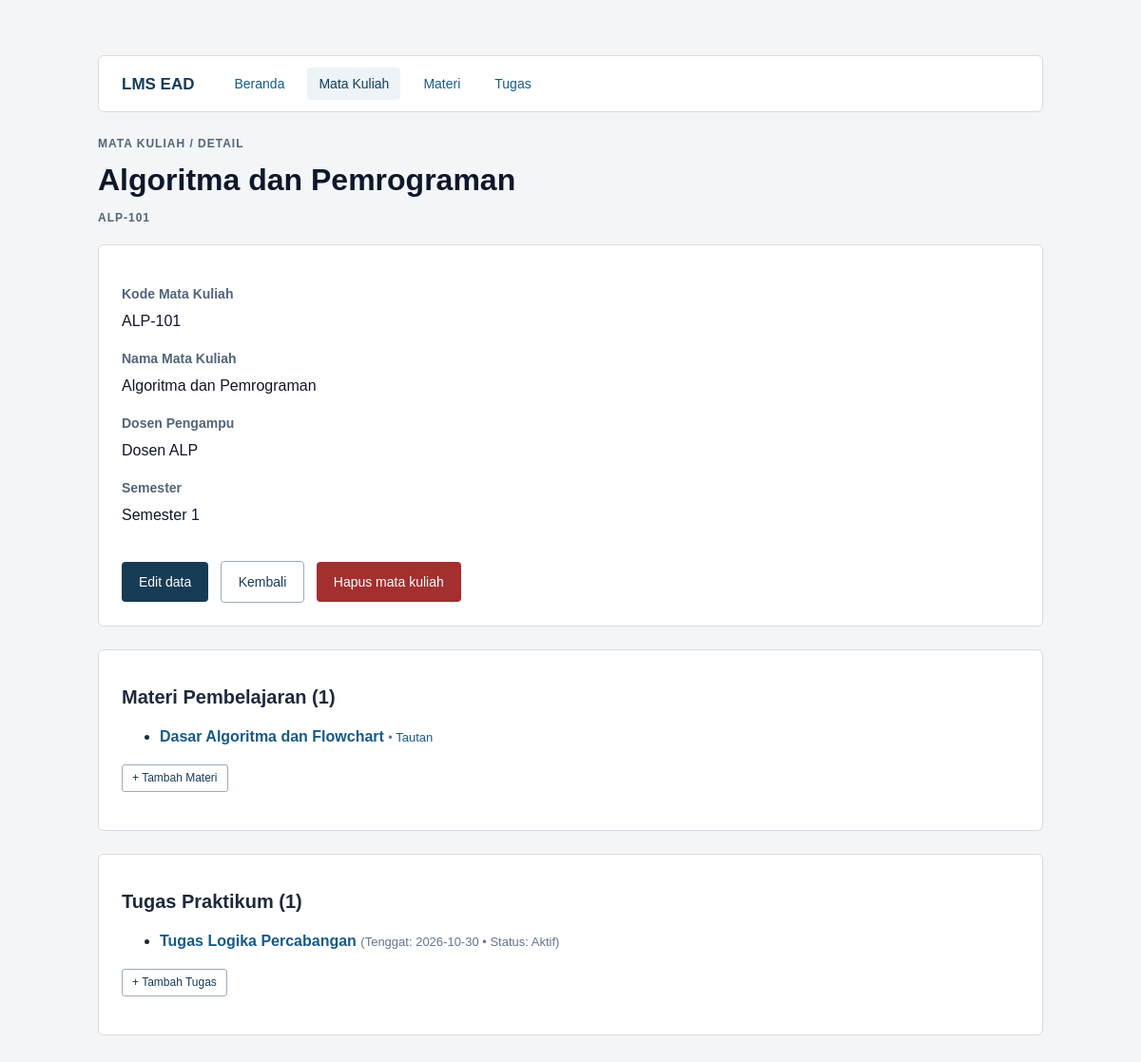
The page /detail_mata_kuliah.php?id=1 on the database its author committed.
### tables this page shows
CREATE TABLE mata_kuliah (
    id INT UNSIGNED AUTO_INCREMENT PRIMARY KEY,
    kode VARCHAR(20) NOT NULL UNIQUE,
    nama VARCHAR(100) NOT NULL,
    dosen VARCHAR(100) NOT NULL,
    semester TINYINT UNSIGNED NOT NULL
);

CREATE TABLE materi (
    id INT UNSIGNED AUTO_INCREMENT PRIMARY KEY,
    mata_kuliah_id INT UNSIGNED NOT NULL,
    judul VARCHAR(150) NOT NULL,
    isi TEXT NOT NULL,
    tautan VARCHAR(255) NOT NULL,
    FOREIGN KEY (mata_kuliah_id)
        REFERENCES mata_kuliah(id) ON DELETE RESTRICT
);

CREATE TABLE tugas (
    id INT UNSIGNED AUTO_INCREMENT PRIMARY KEY,
    mata_kuliah_id INT UNSIGNED NOT NULL,
    judul VARCHAR(150) NOT NULL,
    instruksi TEXT NOT NULL,
    tenggat DATE NOT NULL,
    status VARCHAR(20) NOT NULL,
    FOREIGN KEY (mata_kuliah_id)
        REFERENCES mata_kuliah(id) ON DELETE RESTRICT
);

### koneksi.php (called while the page is built, shortened)
<?php
function e($string) {
    return htmlspecialchars((string)$string, ENT_QUOTES, 'UTF-8');
}

### detail_mata_kuliah.php (the view, shortened to what this page needs)
<?php
require 'koneksi.php';
$id = (int) ($_GET['id'] ?? 0);
$stmt = $conn->prepare("SELECT * FROM mata_kuliah WHERE id = ?");
$stmt->bind_param('i', $id);
$stmt->execute();
$hasil = $stmt->get_result();
$mk = $hasil->fetch_assoc();
$stmt_mat = $conn->prepare("SELECT * FROM materi WHERE mata_kuliah_id = ? ORDER BY id ASC");
$stmt_mat->bind_param('i', $id);
$stmt_mat->execute();
$hasil_mat = $stmt_mat->get_result();
$stmt_tug = $conn->prepare("SELECT * FROM tugas WHERE mata_kuliah_id = ? ORDER BY id ASC");
$stmt_tug->bind_param('i', $id);
$stmt_tug->execute();
$hasil_tug = $stmt_tug->get_result();
?>
<!DOCTYPE html>
<html lang="id">
<head>
    <link rel="stylesheet" href="style.css">
</head>
<body>
<main>
    <?php require 'navbar.php'; ?>
    <p class="label">MATA KULIAH / DETAIL</p>
    <h1><?= e($mk['nama']) ?></h1>
    <p class="label"><?= e($mk['kode']) ?></p>
    <div class="kartu-detail">
        <dl>
            <dt>Kode Mata Kuliah</dt>
            <dd><?= e($mk['kode']) ?></dd>
            <dt>Nama Mata Kuliah</dt>
            <dd><?= e($mk['nama']) ?></dd>
            <dt>Dosen Pengampu</dt>
            <dd><?= e($mk['dosen']) ?></dd>
            <dt>Semester</dt>
            <dd>Semester <?= (int)$mk['semester'] ?></dd>
        </dl>
        <div style="margin-top: 20px;">
            <a class="tombol" href="edit_mata_kuliah.php?id=<?= $id ?>">Edit data</a>
            <a class="tombol tombol-outline" href="daftar_mata_kuliah.php">Kembali</a>
            <a class="tombol bahaya" href="hapus_mata_kuliah.php?id=<?= $id ?>">Hapus mata kuliah</a>
        </div>
    </div>
    <div class="kartu-detail" style="margin-top: 24px;">
        <h2>Materi Pembelajaran (<?= $hasil_mat->num_rows ?>)</h2>
        <?php if ($hasil_mat->num_rows > 0): ?>
            <ul>
                <?php while ($mat = $hasil_mat->fetch_assoc()): ?>
                    <li style="margin-bottom: 8px;">
                        <a href="detail_materi.php?id=<?= $mat['id'] ?>">
                            <strong><?= e($mat['judul']) ?></strong>
                        </a>
                        <span style="font-size: 13px; color: #64748b;"> &bull; <a href="<?= e($mat['tautan']) ?>" target="_blank" rel="noopener noreferrer">Tautan</a></span>
                    </li>
                <?php endwhile; ?>
            </ul>
        <?php else: ?>
            <p style="color: #64748b;">Belum ada materi untuk mata kuliah ini.</p>
        <?php endif; ?>
        <p><a href="tambah_materi.php?mata_kuliah_id=<?= $id ?>" class="btn-aksi">+ Tambah Materi</a></p>
    </div>
    <div class="kartu-detail" style="margin-top: 24px;">
        <h2>Tugas Praktikum (<?= $hasil_tug->num_rows ?>)</h2>
        <?php if ($hasil_tug->num_rows > 0): ?>
            <ul>
                <?php while ($tug = $hasil_tug->fetch_assoc()): ?>
                    <li style="margin-bottom: 8px;">
                        <a href="detail_tugas.php?id=<?= $tug['id'] ?>">
                            <strong><?= e($tug['judul']) ?></strong>
                        </a>
                        <span style="font-size: 13px; color: #64748b;"> (Tenggat: <?= e($tug['tenggat']) ?> &bull; Status: <?= e($tug['status']) ?>)</span>
                    </li>
                <?php endwhile; ?>
            </ul>
        <?php else: ?>
            <p style="color: #64748b;">Belum ada tugas untuk mata kuliah ini.</p>
        <?php endif; ?>
        <p><a href="tambah_tugas.php?mata_kuliah_id=<?= $id ?>" class="btn-aksi">+ Tambah Tugas</a></p>
    </div>
</main>
</body>
</html>

### style.css (style rules this page uses)
* { box-sizing: border-box; }
body { margin: 0; background: #f3f5f7; color: #1e293b; font: 16px/1.6 Arial, -apple-system, BlinkMacSystemFont, "Segoe UI", Roboto, sans-serif; }
main { max-width: 1050px; margin: 30px auto; padding: 28px; background: transparent; }
h1 { font-size: 32px; line-height: 1.2; margin: 8px 0 12px; color: #0f172a; }
h2 { font-size: 20px; line-height: 1.3; margin: 12px 0 8px; color: #1e293b; }
.label { color: #526477; font-size: 12px; letter-spacing: 1px; margin: 0 0 6px 0; font-weight: bold; }
a { color: #165b87; text-decoration: none; }
button, .tombol { display: inline-block; padding: 10px 18px; margin-top: 16px; margin-right: 8px; background: #183b56; color: white; border: 0; border-radius: 4px; cursor: pointer; font: inherit; font-size: 14px; text-decoration: none; vertical-align: middle; }
.tombol-outline { background: white; color: #183b56; border: 1px solid #9caab7; }
.bahaya { background: #a32f2f; color: white; }
.btn-aksi { display: inline-block; padding: 4px 10px; border-radius: 3px; font-size: 12px; font-weight: 500; text-decoration: none; border: 1px solid #9caab7; background: white; color: #183b56; }
article, .kartu-detail { background: white; border: 1px solid #d4dce3; border-radius: 6px; padding: 24px; margin-top: 18px; }
dt { font-weight: bold; color: #526477; font-size: 14px; margin-top: 12px; }
dd { margin: 4px 0 16px 0; font-size: 16px; color: #0f172a; }

### rows shown on the page
mata_kuliah: nama "Algoritma dan Pemrograman", kode "ALP-101", dosen "Dosen ALP", semester "1"
materi: judul "Dasar Algoritma dan Flowchart"
tugas: judul "Tugas Logika Percabangan", tenggat "2026-10-30", status "Aktif"

### other values the page prints
$hasil_mat->num_rows "1"
$hasil_tug->num_rows "1"
